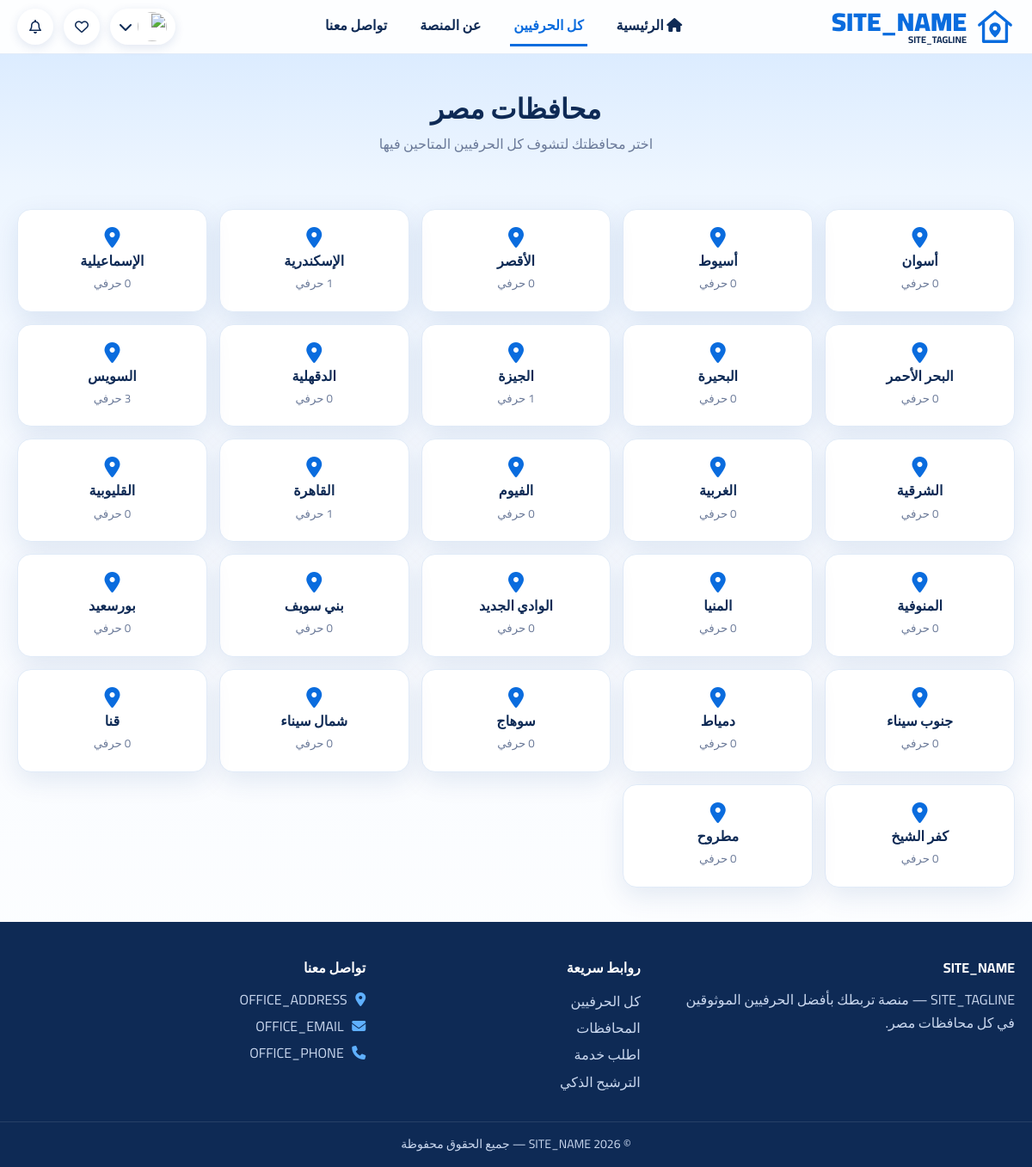
/governorates.php (signed in), run on the app's committed database.
### tables this page shows
CREATE TABLE governorates (
  id INT AUTO_INCREMENT PRIMARY KEY,
  name VARCHAR(60) NOT NULL,
  lat DECIMAL(9,6),
  lng DECIMAL(9,6)
);

### functions.php (called while the page is built, shortened)
<?php
function db(): PDO {
    static $pdo;
    if (!$pdo) {
        $pdo = new PDO('mysql:host=' . DB_HOST . ';dbname=' . DB_NAME . ';charset=utf8mb4', DB_USER, DB_PASS, [
            PDO::ATTR_ERRMODE => PDO::ERRMODE_EXCEPTION,
            PDO::ATTR_DEFAULT_FETCH_MODE => PDO::FETCH_ASSOC,
        ]);
    }
    return $pdo;
}
function q(string $sql, array $p = []): PDOStatement {
    $s = db()->prepare($sql);
    $s->execute($p);
    return $s;
}
function e($v): string {
    return htmlspecialchars((string)$v, ENT_QUOTES, 'UTF-8');
}
function url(string $p = ''): string {
    return BASE_URL . $p;
}
function user() {
    static $u = null, $done = false;
    if (!$done) {
        $u = isset($_SESSION['uid'])
            ? (q('SELECT * FROM users WHERE id=? AND status="active"', [$_SESSION['uid']])->fetch() ?: null)
            : null;
    }
    return $u;
}
function img($path, string $def = 'assets/img/workers/default.jpg'): string {
    return url($path ?: $def);
}
    ?>

### governorates.php (the view)
<?php
require __DIR__ . '/includes/functions.php';
$title = 'المحافظات — ' . SITE_NAME; $nav = 'crafts';
$rows = q('SELECT g.*, (SELECT COUNT(*) FROM craftsmen c WHERE c.governorate_id=g.id) n FROM governorates g ORDER BY g.name')->fetchAll();
require __DIR__ . '/includes/header.php';
?>
<section class="page-h"><div class="wrap"><h1>محافظات مصر</h1><p>اختر محافظتك لتشوف كل الحرفيين المتاحين فيها</p></div></section>
<div class="wrap">
  <div class="gov-cards">
    <?php foreach ($rows as $g): ?>
      <a class="gov-card" href="<?= url('crafts.php?gov=' . $g['id']) ?>">
        <i class="fa-solid fa-location-dot"></i><b><?= e($g['name']) ?></b><small><?= (int)$g['n'] ?> حرفي</small>
      </a>
    <?php endforeach ?>
  </div>
</div>
<?php require __DIR__ . '/includes/footer.php'; ?>

### header.php (shortened to what this page needs)
<?php
require_once __DIR__ . '/functions.php';
$u = user();
$nav = $nav ?? '';
if ($u) {
    $nc = (int)q('SELECT COUNT(*) FROM notifications WHERE user_id=? AND is_read=0', [$u['id']])->fetchColumn();
}
?>
<!DOCTYPE html>
<html lang="ar" dir="rtl">
<head>
<link rel="stylesheet" href="https://cdnjs.cloudflare.com/ajax/libs/font-awesome/6.5.2/css/all.min.css">
<link rel="stylesheet" href="<?= url('assets/css/style.css') ?>">
</head>
<body>
<header class="nav"><div class="nav-in">
  <a class="logo" href="<?= url('index.php') ?>">
    <span><b><?= SITE_NAME ?></b><small><?= SITE_TAGLINE ?></small></span>
  </a>
  <nav class="links" id="links">
    <a href="<?= url('index.php') ?>" class="<?= $nav === 'home' ? 'on' : '' ?>"><i class="fa-solid fa-house"></i> الرئيسية</a>
    <a href="<?= url('crafts.php') ?>" class="<?= $nav === 'crafts' ? 'on' : '' ?>">كل الحرفيين</a>
    <a href="<?= url('about.php') ?>" class="<?= $nav === 'about' ? 'on' : '' ?>">عن المنصة</a>
    <a href="<?= url('contact.php') ?>" class="<?= $nav === 'contact' ? 'on' : '' ?>">تواصل معنا</a>
  </nav>
  <div class="nav-acts">
  <?php if ($u): ?>
    <div class="dd-wrap">
      <button class="icon-btn" data-dd="ddUser"><img class="mini-av" src="<?= e(img($u['avatar'], 'assets/img/workers/default.jpg')) ?>" alt=""><i class="fa-solid fa-chevron-down"></i></button>
    </div>
    <a class="icon-btn" href="<?= url('dashboard.php#fav') ?>" aria-label="المفضلة"><i class="fa-regular fa-heart"></i></a>
    <div class="dd-wrap">
      <button class="icon-btn" data-dd="ddNotes" aria-label="الإشعارات"><i class="fa-regular fa-bell"></i><?php if ($nc): ?><span class="bell-n"></span><?php endif ?></button>
    </div>
  <?php else: ?>
    <a class="btn" href="<?= url('register.php') ?>">إنشاء حساب</a>
    <a class="login-link" href="<?= url('login.php') ?>"><i class="fa-solid fa-circle-user"></i> تسجيل الدخول</a>
    <span class="icon-btn"><i class="fa-regular fa-bell"></i></span>
  <?php endif ?>
  </div>
</div></header>

### footer.php (shortened to what this page needs)
<footer class="foot">
  <div class="wrap foot-in">
    <div><h4><?= SITE_NAME ?></h4><p><?= SITE_TAGLINE ?> — منصة تربطك بأفضل الحرفيين الموثوقين في كل محافظات مصر.</p></div>
    <div><h4>روابط سريعة</h4>
      <a href="<?= url('crafts.php') ?>">كل الحرفيين</a><a href="<?= url('governorates.php') ?>">المحافظات</a>
      <a href="<?= url('request.php') ?>">اطلب خدمة</a><a href="<?= url('recommend.php') ?>">الترشيح الذكي</a>
    </div>
    <div><h4>تواصل معنا</h4>
      <p><i class="fa-solid fa-location-dot"></i> <?= e(OFFICE_ADDRESS) ?></p>
      <p><i class="fa-solid fa-envelope"></i> <?= e(OFFICE_EMAIL) ?></p>
      <p><i class="fa-solid fa-phone"></i> <span dir="ltr"><?= e(OFFICE_PHONE) ?></span></p>
    </div>
  </div>
  <div class="copy">© <?= date('Y') ?> <?= SITE_NAME ?> — جميع الحقوق محفوظة</div>
</footer>
</body>
</html>

### style.css (style rules this page uses)
:root { --blue:#0a6cde;--blue-d:#0752b3;--navy:#0e2a55;--mut:#6b7a99;--line:#e1ebf8;--bg:#f3f8ff;--ok:#14b08a;--gold:#f5b301;--red:#e5484d;--r:16px;--sh:0 10px 30px rgba(14,60,140,.10) }
* { box-sizing:border-box;margin:0;padding:0 }
html { scroll-behavior:smooth }
body { font-family:'Cairo',system-ui,sans-serif;color:var(--navy);background:linear-gradient(180deg,#e8f3ff 0,#f6faff 520px,#fff 100%) no-repeat;line-height:1.7;min-height:100vh }
a { color:inherit;text-decoration:none }
img { max-width:100%;display:block }
button { font:inherit;cursor:pointer;border:0;background:none;color:inherit }
.wrap { max-width:1280px;margin:auto;padding:0 20px }
.nav { position:sticky;top:0;z-index:50;background:rgba(255,255,255,.9);backdrop-filter:blur(14px);border-bottom:1px solid var(--line) }
.nav-in { max-width:1280px;margin:auto;padding:8px 20px;display:flex;align-items:center;gap:26px;position:relative }
.logo { display:flex;align-items:center;gap:10px }
.logo span { display:flex;flex-direction:column;line-height:1.05 }
.logo b { font-size:30px;color:var(--blue);font-weight:900 }
.logo small { font-size:11px;font-weight:700 }
.links { display:flex;gap:30px;margin-inline:auto }
.links a { padding:8px 4px;font-weight:700;border-bottom:3px solid transparent;transition:.2s }
.links a:hover,.links a.on { color:var(--blue);border-color:var(--blue) }
.nav-acts { display:flex;align-items:center;gap:12px }
.icon-btn { position:relative;width:42px;height:42px;border-radius:50%;background:#fff;box-shadow:0 3px 12px rgba(14,60,140,.12);display:grid;place-items:center;color:var(--navy);gap:2px }
.icon-btn .mini-av { width:34px;height:34px;border-radius:50%;object-fit:cover }
.icon-btn:has(.mini-av) { width:auto;padding:4px 10px;border-radius:30px;display:flex;align-items:center;gap:6px }
.dd-wrap { position:relative }
.page-h { background:linear-gradient(180deg,#dcecff,#eef6ff);padding:36px 0;text-align:center;margin-bottom:26px }
.page-h h1 { font-size:32px;font-weight:900 }
.page-h p { color:var(--mut) }
.gov-cards { display:grid;grid-template-columns:repeat(auto-fill,minmax(190px,1fr));gap:14px;margin-bottom:40px }
.gov-card { background:#fff;border-radius:16px;padding:20px;text-align:center;box-shadow:var(--sh);border:1px solid var(--line);display:flex;flex-direction:column;gap:2px;transition:.2s }
.gov-card i { color:var(--blue);font-size:24px }
.gov-card small { color:var(--mut) }
.foot { background:var(--navy);color:#c9d7ee;margin-top:30px }
.foot-in { display:grid;grid-template-columns:1.4fr 1fr 1.4fr;gap:30px;padding-top:40px;padding-bottom:30px }
.foot h4 { color:#fff;margin-bottom:10px }
.foot a { display:block;padding:2px 0 }
.foot p { margin-bottom:4px }
.foot i { color:#5fb0ff;margin-inline-end:6px }
.copy { text-align:center;padding:14px;border-top:1px solid rgba(255,255,255,.1);font-size:14px }

### data on the page
governorates: name "أسوان"
governorates: name "أسيوط", n "0"
governorates: name "الأقصر", n "0"
governorates: name "الإسكندرية"
governorates: name "الإسماعيلية"
governorates: name "البحر الأحمر"
governorates: name "البحيرة", n "0"
governorates: name "الجيزة"
governorates: name "الدقهلية"
governorates: name "السويس"
governorates: name "الشرقية"
governorates: name "الغربية", n "0"
governorates: name "الفيوم", n "0"
governorates: name "القاهرة"
governorates: name "القليوبية"
governorates: name "المنوفية"
governorates: name "المنيا", n "0"
governorates: name "الوادي الجديد", n "0"
governorates: name "بني سويف"
governorates: name "بورسعيد"
governorates: name "جنوب سيناء"
governorates: name "دمياط", n "0"
governorates: name "سوهاج", n "0"
governorates: name "شمال سيناء"
governorates: name "قنا"
governorates: name "كفر الشيخ"
governorates: name "مطروح", n "0"

### other printed values
SITE_TAGLINE "SITE_TAGLINE"
SITE_NAME "SITE_NAME"
OFFICE_ADDRESS "OFFICE_ADDRESS"
OFFICE_EMAIL "OFFICE_EMAIL"
OFFICE_PHONE "OFFICE_PHONE"
